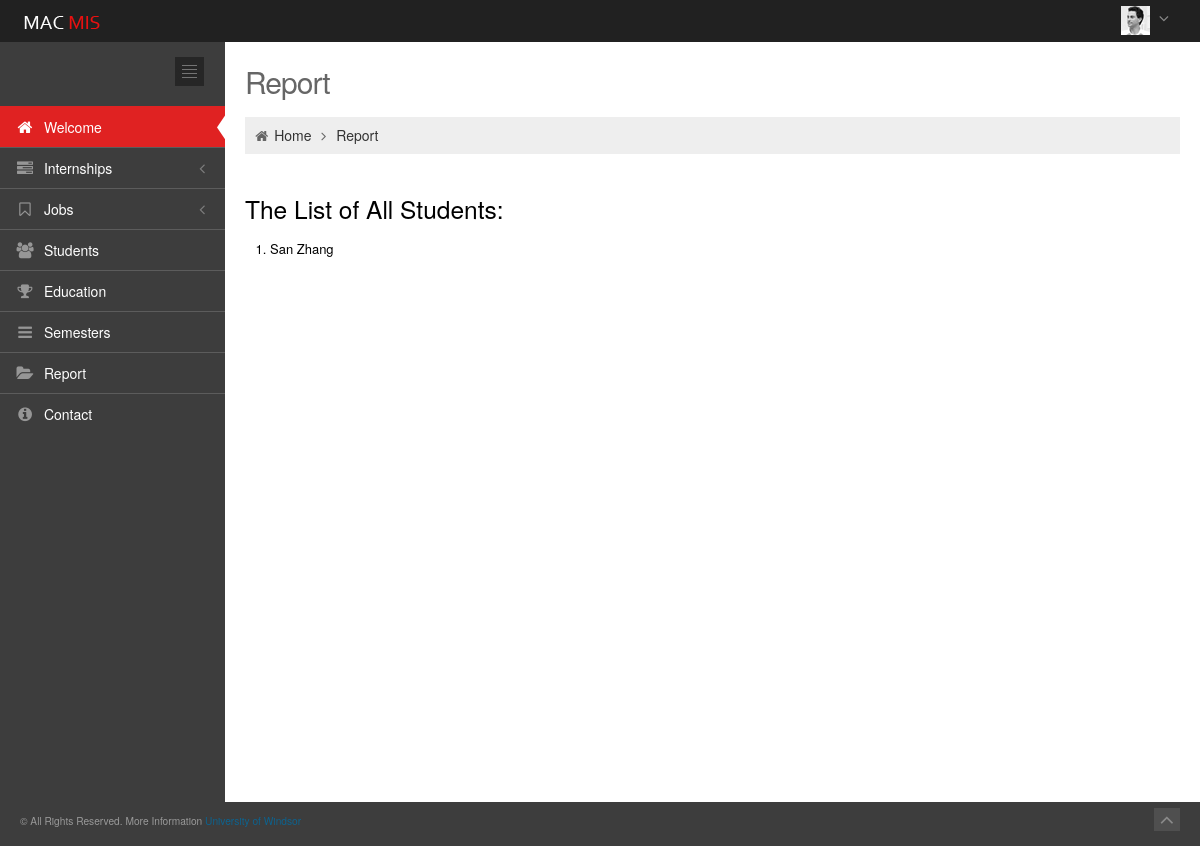
Page /app/report_allStudent (signed in) on the earlier database version.
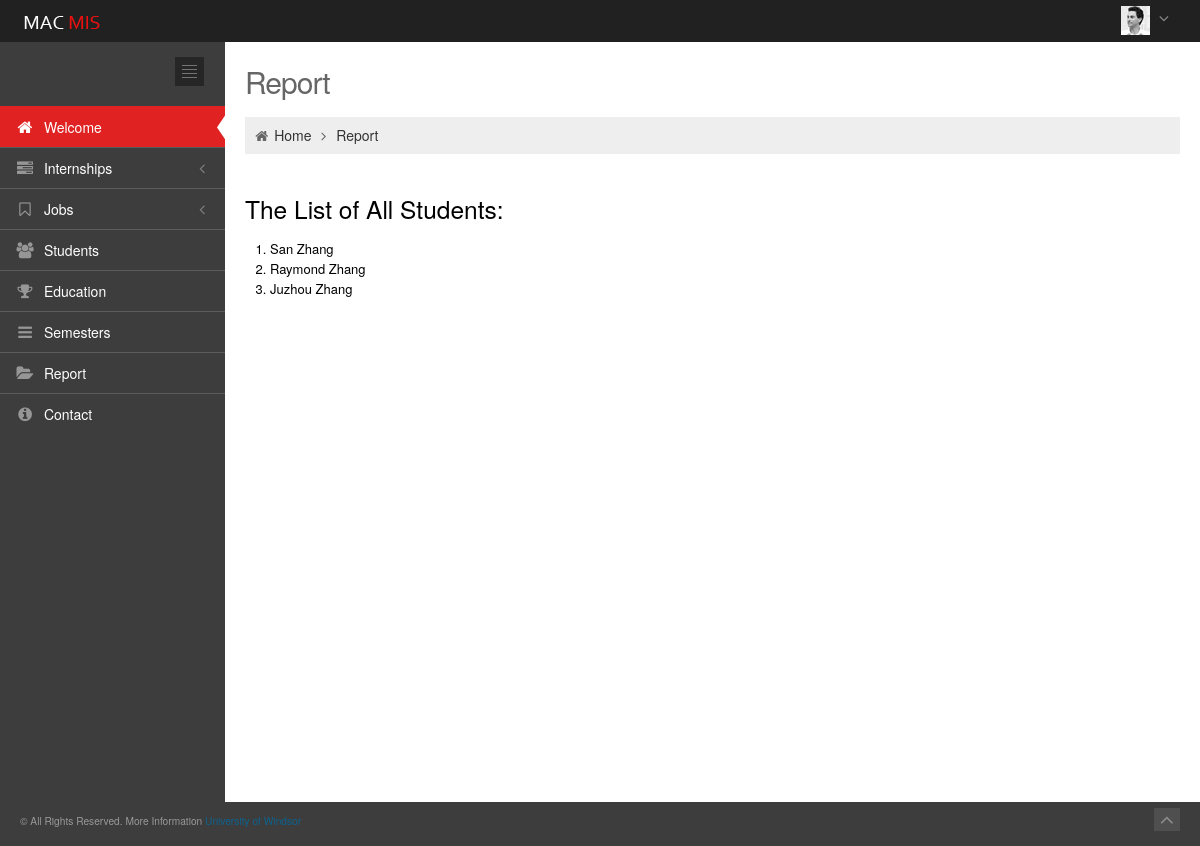
Same page on the later database version.
### app/models.py (models this page shows)
class Student(models.Model):
    GENDER_CHOICES = (
        ('F', 'Female'),
        ('M', 'Male'),
    )
    STATUS_CHOICES = (
        ('I', 'International Resident'),
        ('P', 'Permanent Resident'),
    )
    CURRENT_PAST = (
        ('C', 'Current Student'),
        ('P', 'Past Student')
    )
    user = models.OneToOneField(User)
    job_id = models.ForeignKey(Job,blank=True,null=True)
    semester_id = models.ForeignKey(Semester_registered, blank=True, null=True)
    stu_telephone = models.IntegerField(null=True, blank= True)
    stu_gender = models.CharField(max_length=1, choices=GENDER_CHOICES,default="")
    stu_status = models.CharField(max_length=1, choices=STATUS_CHOICES, default='I')
    stu_current_past = models.CharField(max_length=1, choices=CURRENT_PAST,default="")
    stu_nationality = models.CharField(max_length=50, blank= True, null=True)
    def __str__(self):
        return "{} {}".format(self.user.first_name, self.user.last_name)

### app/views.py (the view)
def report_allStudent(request):
    studentlist = Student.objects.all()
    return render(request, 'app/report_allStudent.html', {'studentlist':studentlist})

### app/templates/app/report_allStudent.html
{% extends 'app/base.html' %}
{% block container %}
		<div class="page-content">
			<div class="container-fluid">
				<div class="row-fluid">
					<div class="span12">
						<h3 class="page-title">
							Report
						</h3>
						<ul class="breadcrumb">
							<li>
								<i class="icon-home"></i>
								<a href="{% url 'app:welcome' %}">Home</a>
								<i class="icon-angle-right"></i>
							</li>
							<li><a href="#">Report</a></li>
						</ul>
					</div>
				</div>
				<div id="dashboard">
                    <h3>The List of All Students: </h3>
                    {% if studentlist %}
                        <ol>
                        {% for student in studentlist %}
                            <li>{{ student }}</li>
                        {% endfor %}
                        </ol>
                    {% else %}
                        <strong>There is no student in the database!</strong>
                    {% endif %}
				</div>
			</div>
		</div>
{% endblock %}

Differences in the rows shown:
added Student: user.last_name "Raymond Zhang"
added Student: user.last_name "Juzhou Zhang"
